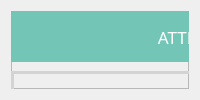
            <widget class="QWidget" name="home">
             <layout class="QHBoxLayout" name="horizontalLayout_13">
              <item>
               <widget class="QFrame" name="frame_16">
                <property name="styleSheet">
                 <string notr="true">
#frame_16{
/*background-color: rgb(255, 241, 188);*/
}
#frame_16 QLabel,QLineEdit,QComboBox,QDateEdit,QPushButton,QRadioButton{
	font: &quot;Montserrat&quot;;
}
#frame_16 QLineEdit {
	background-color:rgb(230, 230, 230);
	border: 1px solid lightgray;
	border-radius:0px;
}
#frame_16 QDateEdit,QTextEdit,QComboBox {
	background-color:rgb(230, 230, 230);
	border: 1px solid lightgray;
	border-radius:0px;
}

#frame_16 QPushButton{
	background-color:rgb(177, 177, 177);
	border: 1px solid lightgray;
	border-radius:0px;
}
QGroupBox{
	border: 3px solid lightgray;
	border-radius:0px;
}
#frame_16 QLabel{
	border-radius:0px;
	background:none;;
}
</string>
                </property>
                <property name="frameShape">
                 <enum>QFrame::StyledPanel</enum>
                </property>
                <property name="frameShadow">
                 <enum>QFrame::Raised</enum>
                </property>
                <widget class="QLabel" name="TodayDateLabel">
                 <property name="geometry">
                  <rect>
                   <x>410</x>
                   <y>60</y>
                   <width>271</width>
                   <height>41</height>
                  </rect>
                 </property>
                 <property name="font">
                  <font>
                   <family>Montserrat</family>
                   <pointsize>15</pointsize>
                   <weight>50</weight>
                   <italic>false</italic>
                   <bold>false</bold>
                  </font>
                 </property>
                 <property name="layoutDirection">
                  <enum>Qt::LeftToRight</enum>
                 </property>
                 <property name="styleSheet">
                  <string notr="true">background-color:#73C6B6 ;</string>
                 </property>
                 <property name="text">
                  <string>2023 JUN 22</string>
                 </property>
                 <property name="alignment">
                  <set>Qt::AlignCenter</set>
                 </property>
                </widget>
                <widget class="QCalendarWidget" name="calendarWidget">
                 <property name="geometry">
                  <rect>
                   <x>410</x>
                   <y>110</y>
                   <width>271</width>
                   <height>191</height>
                  </rect>
                 </property>
                 <property name="styleSheet">
                  <string notr="true">color:balck;
font-family:&quot;Montserrat&quot;;
font-size:12px;</string>
                 </property>
                 <property name="gridVisible">
                  <bool>true</bool>
                 </property>
                 <property name="horizontalHeaderFormat">
                  <enum>QCalendarWidget::ShortDayNames</enum>
                 </property>
                 <property name="verticalHeaderFormat">
                  <enum>QCalendarWidget::ISOWeekNumbers</enum>
                 </property>
                </widget>
                <widget class="QLCDNumber" name="TodayTimeLCD">
                 <property name="geometry">
                  <rect>
                   <x>410</x>
                   <y>0</y>
                   <width>271</width>
                   <height>51</height>
                  </rect>
                 </property>
                 <property name="styleSheet">
                  <string notr="true">background-color:#A2D9CE;
border-radius:0px;</string>
                 </property>
                </widget>
                <widget class="QLabel" name="label_4">
                 <property name="geometry">
                  <rect>
                   <x>0</x>
                   <y>0</y>
                   <width>401</width>
                   <height>51</height>
                  </rect>
                 </property>
                 <property name="font">
                  <font>
                   <family>Montserrat</family>
                   <pointsize>13</pointsize>
                   <weight>50</weight>
                   <italic>false</italic>
                   <bold>false</bold>
                  </font>
                 </property>
                 <property name="styleSheet">
                  <string notr="true">background-color:#73C6B6;
font-family:&quot;Montserrat&quot;;
color:white;</string>
                 </property>
                 <property name="text">
                  <string>ATTENDANCE</string>
                 </property>
                 <property name="alignment">
                  <set>Qt::AlignCenter</set>
                 </property>
                </widget>
                <widget class="QGroupBox" name="groupBox">
                 <property name="geometry">
                  <rect>
                   <x>0</x>
                   <y>60</y>
                   <width>401</width>
                   <height>241</height>
                  </rect>
                 </property>
                 <property name="font">
                  <font>
                   <family>Montserrat</family>
                   <pointsize>10</pointsize>
                  </font>
                 </property>
                 <property name="styleSheet">
                  <string notr="true">font-family:&quot;Montserrat&quot;;</string>
                 </property>
                 <property name="title">
                  <string/>
                 </property>
                 <widget class="QLabel" name="label_8">
                  <property name="geometry">
                   <rect>
                    <x>10</x>
                    <y>10</y>
                    <width>141</width>
                    <height>41</height>
                   </rect>
                  </property>
                  <property name="font">
                   <font>
                    <family>Montserrat</family>
                    <pointsize>10</pointsize>
                    <weight>50</weight>
                    <italic>false</italic>
                    <bold>false</bold>
                   </font>
                  </property>
                  <property name="text">
                   <string>Enter Student Index</string>
                  </property>
                 </widget>
                 <widget class="QLineEdit" name="StudentIDText">
                  <property name="geometry">
                   <rect>
                    <x>180</x>
                    <y>10</y>
                    <width>211</width>
                    <height>41</height>
                   </rect>
                  </property>
                  <property name="font">
                   <font>
                    <family>Montserrat</family>
                    <pointsize>14</pointsize>
                    <weight>50</weight>
                    <italic>false</italic>
                    <bold>false</bold>
                   </font>
                  </property>
                  <property name="cursor">
                   <cursorShape>IBeamCursor</cursorShape>
                  </property>
                  <property name="focusPolicy">
                   <enum>Qt::StrongFocus</enum>
                  </property>
                  <property name="clearButtonEnabled">
                   <bool>true</bool>
                  </property>
                 </widget>
                 <widget class="QLineEdit" name="StudentNameText">
                  <property name="enabled">
                   <bool>false</bool>
                  </property>
                  <property name="geometry">
                   <rect>
                    <x>10</x>
                    <y>70</y>
                    <width>381</width>
                    <height>41</height>
                   </rect>
                  </property>
                  <property name="font">
                   <font>
                    <family>Montserrat</family>
                    <pointsize>14</pointsize>
                    <weight>50</weight>
                    <italic>false</italic>
                    <bold>false</bold>
                   </font>
                  </property>
                 </widget>
                 <widget class="QLineEdit" name="EntranceStatus">
                  <property name="enabled">
                   <bool>false</bool>
                  </property>
                  <property name="geometry">
                   <rect>
                    <x>70</x>
                    <y>130</y>
                    <width>251</width>
                    <height>91</height>
                   </rect>
                  </property>
                  <property name="font">
                   <font>
                    <family>Montserrat</family>
                    <pointsize>70</pointsize>
                    <weight>50</weight>
                    <italic>false</italic>
                    <bold>false</bold>
                   </font>
                  </property>
                  <property name="styleSheet">
                   <string notr="true">background-color:none;
border:1px solid #117A65;</string>
                  </property>
                  <property name="alignment">
                   <set>Qt::AlignCenter</set>
                  </property>
                 </widget>
                </widget>
               </widget>
              </item>
             </layout>
            </widget>
